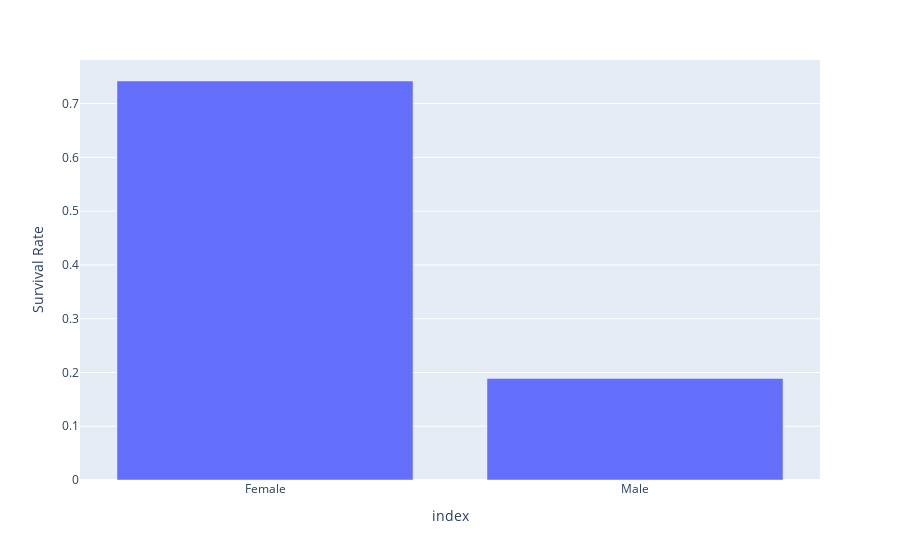

Write notebook code for a chart like this one.
### Code cell
import plotly.express as px

df["Sex"].unique()

SexSurvivalCounts = df.groupby(["Sex"]).sum()["Survived"]
SexCounts = df.groupby(["Sex"]).count()["Survived"]
print(SexSurvivalCounts.to_numpy())
print(SexCounts)

SurvivalRates = SexSurvivalCounts.to_numpy() / SexCounts.to_numpy()
SurvivalRates = list(SurvivalRates)
print(SurvivalRates)
SurvivalRates = pd.DataFrame(SurvivalRates, columns=["Survival Rate"], index=["Female", "Male"])

# gdf = df.groupby(["Sex"]).sum()
# gdf["Sex"] = df["Sex"].map(lambda x: x/)
# print(gdf["Survived"])
fig = px.bar(SurvivalRates, y="Survival Rate")
fig.show()

### Figure 1 — Plotly figure (JSON) as saved in the notebook; plotly's stock layout.template omitted (floating-point values rounded to 4 significant figures)
{"data": [{"alignmentgroup": "True", "hovertemplate": "index=%{x}<br>Survival Rate=%{y}<extra></extra>", "legendgroup": "", "marker": {"color": "#636efa", "pattern": {"shape": ""}}, "name": "", "offsetgroup": "", "orientation": "v", "showlegend": false, "textposition": "auto", "type": "bar", "x": ["Female", "Male"], "xaxis": "x", "y": [0.742, 0.1889], "yaxis": "y"}], "layout": {"barmode": "relative", "legend": {"tracegroupgap": 0}, "margin": {"t": 60}, "xaxis": {"anchor": "y", "domain": [0, 1], "title": {"text": "index"}}, "yaxis": {"anchor": "x", "domain": [0, 1], "title": {"text": "Survival Rate"}}}}
